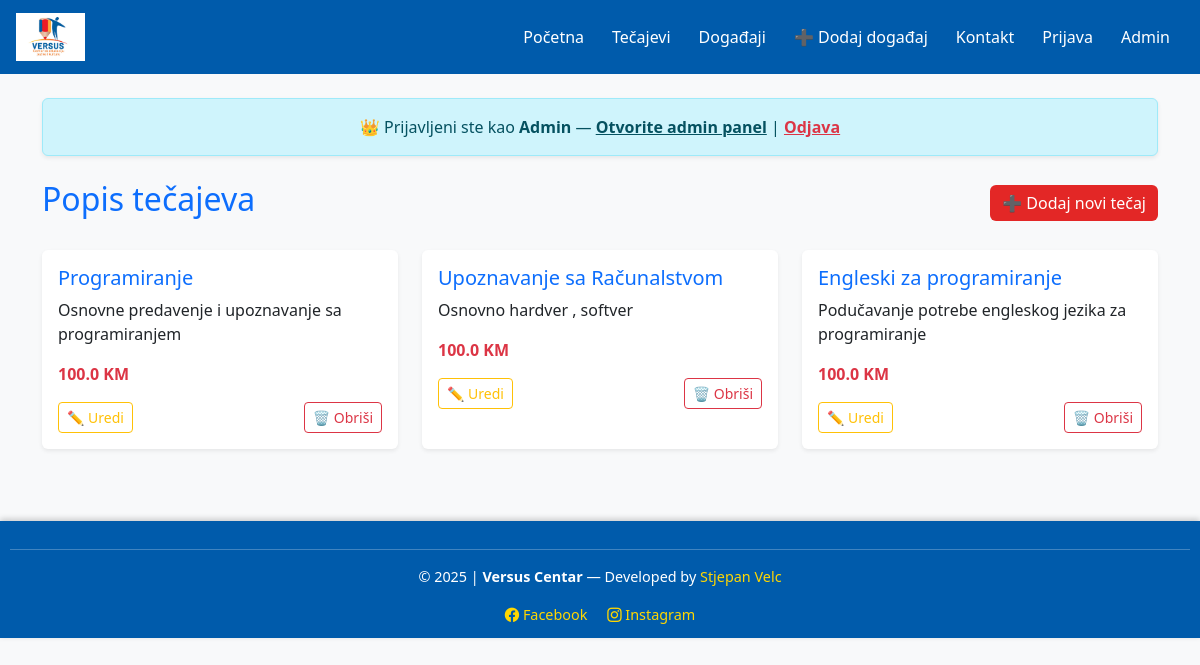
The app's page /courses (signed in) with its own data.
### app.py (models this page shows)
class Course(db.Model):
    id = db.Column(db.Integer, primary_key=True)
    naziv = db.Column(db.String(100), nullable=False)
    opis = db.Column(db.String(255), nullable=True)
    cijena = db.Column(db.Float, nullable=True)

### app.py (the view)
@app.route("/courses")
def courses():
    svi_kursevi = Course.query.all()
    return render_template("courses.html", courses=svi_kursevi)

### app.py (called while the page is built)
@app.before_request
def require_login():
    if request.path.startswith("/admin") and not request.path.startswith("/admin/login"):
        if not session.get("admin_logged"):
            return redirect(url_for("admin_login"))
    if request.path.startswith("/user") and not request.path.startswith("/user/login"):
        if not session.get("logged_in"):
            return redirect(url_for("user_login"))

### templates/courses.html (shortened to what this page needs)
{% extends "base.html" %}
{% block content %}
<div class="d-flex justify-content-between align-items-center mb-4">
    <h2 class="text-primary">Popis tečajeva</h2>
    <a href="/add_course" class="btn btn-primary">
        ➕ Dodaj novi tečaj
    </a>
</div>
{% if courses %}
    <div class="row">
        {% for c in courses %}
        <div class="col-md-6 col-lg-4 mb-4">
            <div class="card shadow-sm border-0 h-100">
                <div class="card-body">
                    <h5 class="card-title text-primary">{{ c.naziv }}</h5>
                    <p class="card-text">{{ c.opis }}</p>
                    <p class="fw-bold text-danger">{{ c.cijena }} KM</p>
                    <div class="d-flex justify-content-between">
                        <a href="{{ url_for('edit_course', id=c.id) }}" class="btn btn-outline-warning btn-sm">✏️ Uredi</a>
                        <form action="{{ url_for('delete_course', id=c.id) }}" method="POST" onsubmit="return confirm('Jesi li siguran da želiš obrisati ovaj tečaj?')" style="display:inline;">
                            <button type="submit" class="btn btn-outline-danger btn-sm">🗑️ Obriši</button>
                        </form>
                    </div>
                </div>
            </div>
        </div>
        {% endfor %}
    </div>
{% else %}
    <div class="alert alert-info text-center shadow-sm">
        Trenutno nema unesenih tečajeva.
    </div>
{% endif %}
{% endblock %}

### templates/base.html (style rules this page uses)
body { background-color: #f8f9fa; font-family: 'Segoe UI', sans-serif; }
.btn-primary { background-color: #E32726; border: none; }

### records on screen
Course: naziv "Programiranje", opis "Osnovne predavenje i upoznavanje sa programiranjem", cijena "100.0"
Course: naziv "Upoznavanje sa Računalstvom", opis "Osnovno hardver , softver", cijena "100.0"
Course: naziv "Engleski za programiranje", opis "Podučavanje potrebe engleskog jezika za programiranje", cijena "100.0"
